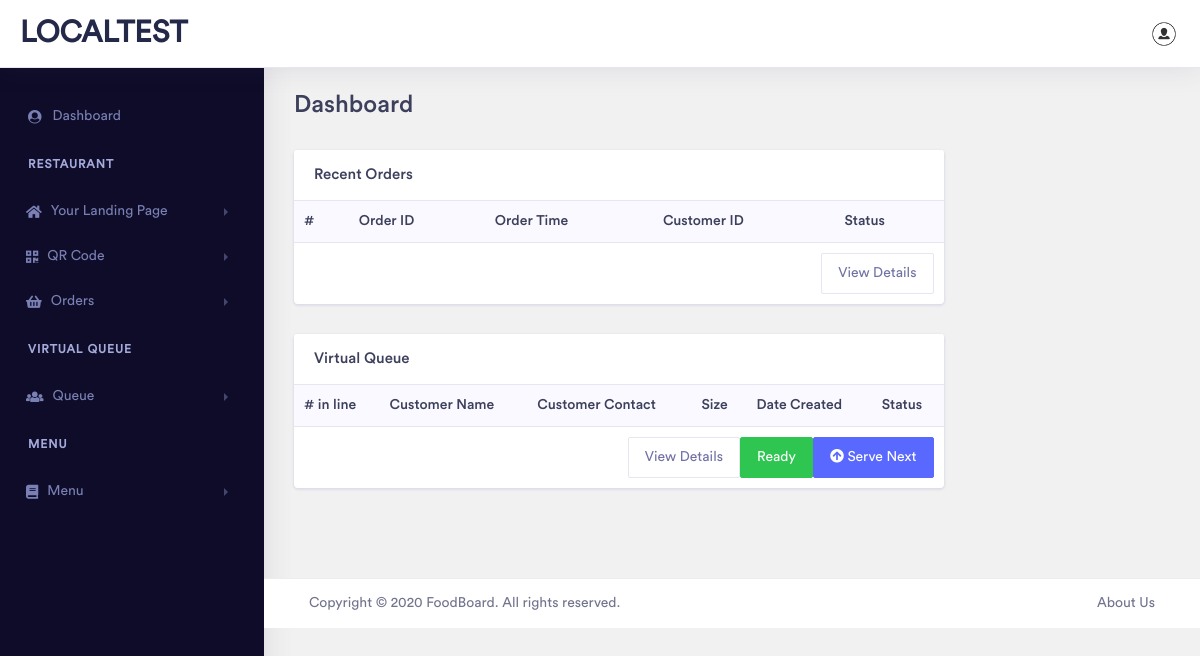
The app's page /client/index.php (signed in), older data.
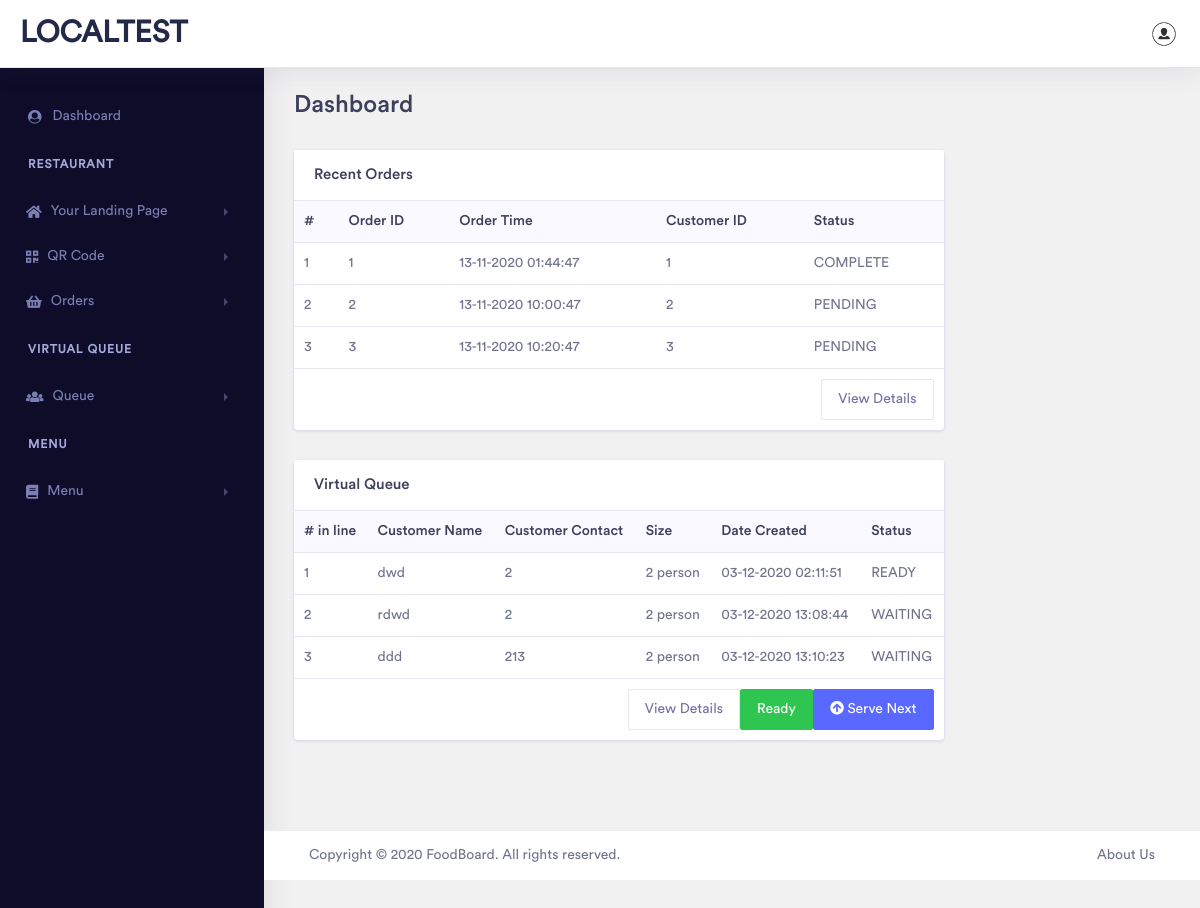
The same page, newer data.
### tables this page shows
CREATE TABLE `fos_order` (
  `uid` int(5) NOT NULL,
  `client_uid` int(5) NOT NULL,
  `order_number` int(5) NOT NULL,
  `order_cusid` int(5) NOT NULL,
  `order_status` varchar(50) NOT NULL,
  `date_created` varchar(50) NOT NULL,
  `date_edited` varchar(50) NOT NULL
);

CREATE TABLE `fos_queue` (
  `uid` int(5) NOT NULL,
  `client_uid` int(5) NOT NULL,
  `queue_number` varchar(50) NOT NULL,
  `queue_cus_name` varchar(50) NOT NULL,
  `queue_cus_contact` varchar(50) NOT NULL,
  `queue_cus_size` varchar(50) NOT NULL,
  `queue_status` varchar(50) NOT NULL,
  `date_created` varchar(50) NOT NULL
);

### client/index.php (the view, shortened to what the changed rows need)
<?php
include("include/connectdb.php");
$qry_order = "SELECT * FROM fos_order
        WHERE client_uid = '".$_SESSION['user_id']."'";
$result_order = mysqli_query($db, $qry_order);
$num_order = mysqli_num_rows($result_order);
$qry_queue = "SELECT * FROM fos_queue
					WHERE client_uid =  '".$_SESSION['user_id']."'";
$result_queue = mysqli_query($db, $qry_queue);
$num_queue = mysqli_num_rows($result_queue);
?>
<!doctype html>
<html lang="en">
<head>
    <link rel="stylesheet" href="assets/vendor/bootstrap/css/bootstrap.min.css">
    <link href="assets/vendor/fonts/circular-std/style.css" rel="stylesheet">
    <link rel="stylesheet" href="assets/libs/css/style.css">
    <link rel="stylesheet" href="assets/vendor/fonts/fontawesome/css/fontawesome-all.css">
    <link rel="stylesheet" href="assets/vendor/charts/chartist-bundle/chartist.css">
    <link rel="stylesheet" href="assets/vendor/charts/morris-bundle/morris.css">
    <link rel="stylesheet" href="assets/vendor/fonts/material-design-iconic-font/css/materialdesignicons.min.css">
    <link rel="stylesheet" href="assets/vendor/charts/c3charts/c3.css">
    <link rel="stylesheet" href="assets/vendor/fonts/flag-icon-css/flag-icon.min.css">
</head>
<body>
    <div class="dashboard-main-wrapper">
        <div class="dashboard-wrapper">
            <div class="dashboard-ecommerce">
                <div class="container-fluid dashboard-content ">
                    <div class="row">
                        <div class="col-xl-12 col-lg-12 col-md-12 col-sm-12 col-12">
                            <div class="page-header">
                                <h2 class="pageheader-title"> Dashboard </h2>
                            </div>
                        </div>
                    </div>
                    <div class="ecommerce-widget">
                        <div class="row">
                            <div class="col-xl-9 col-lg-12 col-md-6 col-sm-12 col-12">
                                <div class="card">
                                    <div class="card-body p-0">
                                        <div class="table-responsive">
                                            <table class="table">
                                                <thead class="bg-light">
                                                    <tr class="border-0">
                                                        <th class="border-0">#</th>
                                                        <th class="border-0">Order ID</th>
                                                        <th class="border-0">Order Time</th>
                                                        <th class="border-0">Customer ID</th>
                                                        <th class="border-0">Status</th>
                                                    </tr>
                                                </thead>
                                                <tbody>
                                                <?php for($c=0; $c<$num_order; $c++){ ?>
							                    <?php $order = mysqli_fetch_assoc($result_order);?>
                                                    <tr>
                                                        <td><?php echo $c+1;?></td>
                                                        <td><?php echo $order['order_number'];?></td>
                                                        <td><?php echo $order['date_created'];?></td>
                                                        <td><?php echo $order['order_cusid'];?></td>
                                                        <td><?php echo $order['order_status'];?></td>
                                                    </tr>
                                                <?php } ?>
                                                </tbody>
                                            </table>
                                        </div>
                                    </div>
                                </div>
                            </div>
                            <div class="col-xl-9 col-lg-12 col-md-6 col-sm-12 col-12">
                                <div class="card">
                                    <div class="card-body p-0">
                                        <div class="table-responsive">
                                            <table class="table">
                                                <thead class="bg-light">
                                                    <tr class="border-0">
                                                        <th class="border-0"># in line</th>
                                                        <th class="border-0">Customer Name</th>
                                                        <th class="border-0">Customer Contact</th>
                                                        <th class="border-0">Size</th>
                                                        <th class="border-0">Date Created</th>
                                                        <th class="border-0">Status</th>
                                                    </tr>
                                                </thead>
                                                <tbody>
                                                <?php for($c=0; $c<$num_queue; $c++){ ?>
                                                <?php $q = mysqli_fetch_assoc($result_queue);?>
                                                    <tr>
                                                        <td><?php echo $q['queue_number'];?></td>
                                                        <td><?php echo $q['queue_cus_name'];?></td>
                                                        <td><?php echo $q['queue_cus_contact'];?></td>
                                                        <td><?php echo $q['queue_cus_size'];?> person</td>
                                                        <td><?php echo $q['date_created'];?></td>
                                                        <td><?php echo $q['queue_status'];?></td>
                                                    </tr>
                                                <?php } ?>
                                                </tbody>
                                            </table>
                                        </div>
                                    </div>
                                </div>
                            </div>
                        </div>
                    </div>
                </div>
            </div>
        </div>
    </div>
</body>
</html>

Row changes from the older to the newer data that the page shows:
added fos_order: order_number "1", date_created "13-11-2020 01:44:47", order_cusid "1", order_status "COMPLETE"
added fos_order: order_number "2", date_created "13-11-2020 10:00:47", order_cusid "2", order_status "PENDING"
added fos_order: order_number "3", date_created "13-11-2020 10:20:47", order_cusid "3", order_status "PENDING"
added fos_queue: queue_number "1", queue_cus_name "dwd", queue_cus_contact "2", queue_cus_size "2", date_created "03-12-2020 02:11:51", queue_status "READY"
added fos_queue: queue_number "2", queue_cus_name "rdwd", queue_cus_contact "2", queue_cus_size "2", date_created "03-12-2020 13:08:44", queue_status "WAITING"
added fos_queue: queue_number "3", queue_cus_name "ddd", queue_cus_contact "213", queue_cus_size "2", date_created "03-12-2020 13:10:23", queue_status "WAITING"
